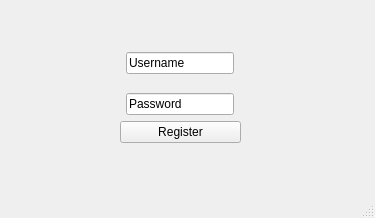
<?xml version="1.0" encoding="UTF-8"?>
<ui version="4.0">
 <class>Register</class>
 <widget class="QMainWindow" name="Register">
  <property name="geometry">
   <rect>
    <x>0</x>
    <y>0</y>
    <width>375</width>
    <height>218</height>
   </rect>
  </property>
  <property name="windowTitle">
   <string>MainWindow</string>
  </property>
  <widget class="QWidget" name="centralwidget">
   <widget class="QWidget" name="verticalLayoutWidget">
    <property name="geometry">
     <rect>
      <x>120</x>
      <y>40</y>
      <width>121</width>
      <height>103</height>
     </rect>
    </property>
    <layout class="QVBoxLayout" name="verticalLayout">
     <item alignment="Qt::AlignHCenter|Qt::AlignVCenter">
      <widget class="QLineEdit" name="le_username">
       <property name="text">
        <string>Username</string>
       </property>
      </widget>
     </item>
     <item alignment="Qt::AlignHCenter">
      <widget class="QLineEdit" name="le_password">
       <property name="text">
        <string>Password</string>
       </property>
      </widget>
     </item>
     <item>
      <widget class="QPushButton" name="btn_register">
       <property name="text">
        <string>Register</string>
       </property>
      </widget>
     </item>
    </layout>
   </widget>
  </widget>
  <widget class="QMenuBar" name="menubar">
   <property name="geometry">
    <rect>
     <x>0</x>
     <y>0</y>
     <width>375</width>
     <height>28</height>
    </rect>
   </property>
  </widget>
  <widget class="QStatusBar" name="statusbar"/>
 </widget>
 <resources/>
 <connections/>
</ui>
